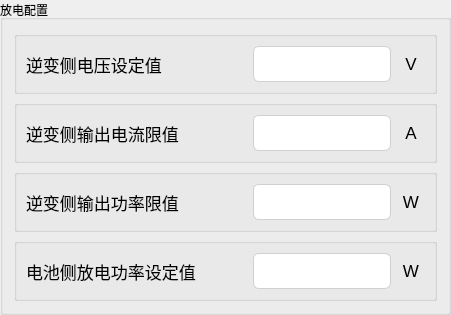
      <widget class="QGroupBox" name="groupBox_2">
       <property name="title">
        <string>放电配置</string>
       </property>
       <layout class="QVBoxLayout" name="verticalLayout_2">
        <item>
         <widget class="QGroupBox" name="groupBox_10">
          <property name="title">
           <string/>
          </property>
          <layout class="QHBoxLayout" name="horizontalLayout_18" stretch="7,5,1">
           <item>
            <widget class="QLabel" name="label_35">
             <property name="minimumSize">
              <size>
               <width>221</width>
               <height>31</height>
              </size>
             </property>
             <property name="font">
              <font>
               <pointsize>13</pointsize>
              </font>
             </property>
             <property name="text">
              <string>逆变侧电压设定值</string>
             </property>
             <property name="alignment">
              <set>Qt::AlignLeading|Qt::AlignLeft|Qt::AlignVCenter</set>
             </property>
            </widget>
           </item>
           <item>
            <widget class="MyLineEdit" name="h16642">
             <property name="minimumSize">
              <size>
               <width>0</width>
               <height>31</height>
              </size>
             </property>
             <property name="styleSheet">
              <string notr="true">QLineEdit {
    /* 苹果风格的数据展示LineEdit */
    border: 1px solid #D0D0D0;                  /* 浅灰色边框，模仿macOS的细边框 */
    border-radius: 6px;                         /* 圆角，符合macOS设计 */
    padding: 8px 12px;                         /* 内边距，提供舒适的阅读空间 */
    background-color: #FFFFFF;                 /* 白色背景 */
    color: #333333;                            /* 深灰色文字，提高可读性 */
    font-family: &quot;SF Pro Text&quot;, &quot;Helvetica Neue&quot;, &quot;Lucida Grande&quot;, sans-serif; /* macOS系统字体栈 */
    font-size: 14px;                           /* 默认字体大小 */
    selection-background-color: #007AFF;       /* 选中文本高亮色 (macOS蓝色) */
    selection-color: #FFFFFF;                  /* 选中文本颜色 (白色) */

    /* 只读状态下的特殊样式 */
    /* 注意：Qt中通常使用 setReadOnly(true) 来实现只读，但QSS可以定义其外观 */
}

/* 当LineEdit获得焦点时 (对于数据展示框，如果不需要焦点效果，可以省略或弱化) */
QLineEdit:focus {
    border: 1px solid #007AFF;                 /* 获得焦点时边框变为蓝色 */
    /* 如果作为纯展示框，也可以移除焦点边框变化 */
    /* border: 1px solid #D0D0D0; */
}

/* 禁用状态下的样式 (如果用于展示不可变数据) */
QLineEdit:disabled {
    background-color: #F5F5F7;                 /* macOS禁用元素背景色 */
    color: #A0A0A0;                            /* 禁用文字颜色 */
    border: 1px solid #E0E0E0;                 /* 禁用边框颜色 */
}</string>
             </property>
             <property name="readOnly">
              <bool>true</bool>
             </property>
            </widget>
           </item>
           <item>
            <widget class="QLabel" name="label_36">
             <property name="minimumSize">
              <size>
               <width>0</width>
               <height>31</height>
              </size>
             </property>
             <property name="font">
              <font>
               <pointsize>13</pointsize>
              </font>
             </property>
             <property name="text">
              <string>V</string>
             </property>
             <property name="alignment">
              <set>Qt::AlignCenter</set>
             </property>
            </widget>
           </item>
          </layout>
         </widget>
        </item>
        <item>
         <widget class="QGroupBox" name="groupBox_16">
          <property name="title">
           <string/>
          </property>
          <layout class="QHBoxLayout" name="horizontalLayout_25" stretch="7,5,1">
           <item>
            <widget class="QLabel" name="label_49">
             <property name="minimumSize">
              <size>
               <width>221</width>
               <height>31</height>
              </size>
             </property>
             <property name="font">
              <font>
               <pointsize>13</pointsize>
              </font>
             </property>
             <property name="text">
              <string>逆变侧输出电流限值</string>
             </property>
             <property name="alignment">
              <set>Qt::AlignLeading|Qt::AlignLeft|Qt::AlignVCenter</set>
             </property>
            </widget>
           </item>
           <item>
            <widget class="MyLineEdit" name="h16643">
             <property name="minimumSize">
              <size>
               <width>0</width>
               <height>31</height>
              </size>
             </property>
             <property name="styleSheet">
              <string notr="true">QLineEdit {
    /* 苹果风格的数据展示LineEdit */
    border: 1px solid #D0D0D0;                  /* 浅灰色边框，模仿macOS的细边框 */
    border-radius: 6px;                         /* 圆角，符合macOS设计 */
    padding: 8px 12px;                         /* 内边距，提供舒适的阅读空间 */
    background-color: #FFFFFF;                 /* 白色背景 */
    color: #333333;                            /* 深灰色文字，提高可读性 */
    font-family: &quot;SF Pro Text&quot;, &quot;Helvetica Neue&quot;, &quot;Lucida Grande&quot;, sans-serif; /* macOS系统字体栈 */
    font-size: 14px;                           /* 默认字体大小 */
    selection-background-color: #007AFF;       /* 选中文本高亮色 (macOS蓝色) */
    selection-color: #FFFFFF;                  /* 选中文本颜色 (白色) */

    /* 只读状态下的特殊样式 */
    /* 注意：Qt中通常使用 setReadOnly(true) 来实现只读，但QSS可以定义其外观 */
}

/* 当LineEdit获得焦点时 (对于数据展示框，如果不需要焦点效果，可以省略或弱化) */
QLineEdit:focus {
    border: 1px solid #007AFF;                 /* 获得焦点时边框变为蓝色 */
    /* 如果作为纯展示框，也可以移除焦点边框变化 */
    /* border: 1px solid #D0D0D0; */
}

/* 禁用状态下的样式 (如果用于展示不可变数据) */
QLineEdit:disabled {
    background-color: #F5F5F7;                 /* macOS禁用元素背景色 */
    color: #A0A0A0;                            /* 禁用文字颜色 */
    border: 1px solid #E0E0E0;                 /* 禁用边框颜色 */
}</string>
             </property>
             <property name="readOnly">
              <bool>true</bool>
             </property>
            </widget>
           </item>
           <item>
            <widget class="QLabel" name="label_50">
             <property name="minimumSize">
              <size>
               <width>0</width>
               <height>31</height>
              </size>
             </property>
             <property name="font">
              <font>
               <pointsize>13</pointsize>
              </font>
             </property>
             <property name="text">
              <string>A</string>
             </property>
             <property name="alignment">
              <set>Qt::AlignCenter</set>
             </property>
            </widget>
           </item>
          </layout>
         </widget>
        </item>
        <item>
         <widget class="QGroupBox" name="groupBox_17">
          <property name="title">
           <string/>
          </property>
          <layout class="QHBoxLayout" name="horizontalLayout_26" stretch="7,5,1">
           <item>
            <widget class="QLabel" name="label_51">
             <property name="minimumSize">
              <size>
               <width>221</width>
               <height>31</height>
              </size>
             </property>
             <property name="font">
              <font>
               <pointsize>13</pointsize>
              </font>
             </property>
             <property name="text">
              <string>逆变侧输出功率限值</string>
             </property>
             <property name="alignment">
              <set>Qt::AlignLeading|Qt::AlignLeft|Qt::AlignVCenter</set>
             </property>
            </widget>
           </item>
           <item>
            <widget class="MyLineEdit" name="h16644">
             <property name="minimumSize">
              <size>
               <width>0</width>
               <height>31</height>
              </size>
             </property>
             <property name="styleSheet">
              <string notr="true">QLineEdit {
    /* 苹果风格的数据展示LineEdit */
    border: 1px solid #D0D0D0;                  /* 浅灰色边框，模仿macOS的细边框 */
    border-radius: 6px;                         /* 圆角，符合macOS设计 */
    padding: 8px 12px;                         /* 内边距，提供舒适的阅读空间 */
    background-color: #FFFFFF;                 /* 白色背景 */
    color: #333333;                            /* 深灰色文字，提高可读性 */
    font-family: &quot;SF Pro Text&quot;, &quot;Helvetica Neue&quot;, &quot;Lucida Grande&quot;, sans-serif; /* macOS系统字体栈 */
    font-size: 14px;                           /* 默认字体大小 */
    selection-background-color: #007AFF;       /* 选中文本高亮色 (macOS蓝色) */
    selection-color: #FFFFFF;                  /* 选中文本颜色 (白色) */

    /* 只读状态下的特殊样式 */
    /* 注意：Qt中通常使用 setReadOnly(true) 来实现只读，但QSS可以定义其外观 */
}

/* 当LineEdit获得焦点时 (对于数据展示框，如果不需要焦点效果，可以省略或弱化) */
QLineEdit:focus {
    border: 1px solid #007AFF;                 /* 获得焦点时边框变为蓝色 */
    /* 如果作为纯展示框，也可以移除焦点边框变化 */
    /* border: 1px solid #D0D0D0; */
}

/* 禁用状态下的样式 (如果用于展示不可变数据) */
QLineEdit:disabled {
    background-color: #F5F5F7;                 /* macOS禁用元素背景色 */
    color: #A0A0A0;                            /* 禁用文字颜色 */
    border: 1px solid #E0E0E0;                 /* 禁用边框颜色 */
}</string>
             </property>
             <property name="readOnly">
              <bool>true</bool>
             </property>
            </widget>
           </item>
           <item>
            <widget class="QLabel" name="label_52">
             <property name="minimumSize">
              <size>
               <width>0</width>
               <height>31</height>
              </size>
             </property>
             <property name="font">
              <font>
               <pointsize>13</pointsize>
              </font>
             </property>
             <property name="text">
              <string>W</string>
             </property>
             <property name="alignment">
              <set>Qt::AlignCenter</set>
             </property>
            </widget>
           </item>
          </layout>
         </widget>
        </item>
        <item>
         <widget class="QGroupBox" name="groupBox_18">
          <property name="title">
           <string/>
          </property>
          <layout class="QHBoxLayout" name="horizontalLayout_27" stretch="7,5,1">
           <item>
            <widget class="QLabel" name="label_53">
             <property name="minimumSize">
              <size>
               <width>221</width>
               <height>31</height>
              </size>
             </property>
             <property name="font">
              <font>
               <pointsize>13</pointsize>
              </font>
             </property>
             <property name="text">
              <string>电池侧放电功率设定值</string>
             </property>
             <property name="alignment">
              <set>Qt::AlignLeading|Qt::AlignLeft|Qt::AlignVCenter</set>
             </property>
            </widget>
           </item>
           <item>
            <widget class="MyLineEdit" name="h16641">
             <property name="minimumSize">
              <size>
               <width>0</width>
               <height>31</height>
              </size>
             </property>
             <property name="styleSheet">
              <string notr="true">QLineEdit {
    /* 苹果风格的数据展示LineEdit */
    border: 1px solid #D0D0D0;                  /* 浅灰色边框，模仿macOS的细边框 */
    border-radius: 6px;                         /* 圆角，符合macOS设计 */
    padding: 8px 12px;                         /* 内边距，提供舒适的阅读空间 */
    background-color: #FFFFFF;                 /* 白色背景 */
    color: #333333;                            /* 深灰色文字，提高可读性 */
    font-family: &quot;SF Pro Text&quot;, &quot;Helvetica Neue&quot;, &quot;Lucida Grande&quot;, sans-serif; /* macOS系统字体栈 */
    font-size: 14px;                           /* 默认字体大小 */
    selection-background-color: #007AFF;       /* 选中文本高亮色 (macOS蓝色) */
    selection-color: #FFFFFF;                  /* 选中文本颜色 (白色) */

    /* 只读状态下的特殊样式 */
    /* 注意：Qt中通常使用 setReadOnly(true) 来实现只读，但QSS可以定义其外观 */
}

/* 当LineEdit获得焦点时 (对于数据展示框，如果不需要焦点效果，可以省略或弱化) */
QLineEdit:focus {
    border: 1px solid #007AFF;                 /* 获得焦点时边框变为蓝色 */
    /* 如果作为纯展示框，也可以移除焦点边框变化 */
    /* border: 1px solid #D0D0D0; */
}

/* 禁用状态下的样式 (如果用于展示不可变数据) */
QLineEdit:disabled {
    background-color: #F5F5F7;                 /* macOS禁用元素背景色 */
    color: #A0A0A0;                            /* 禁用文字颜色 */
    border: 1px solid #E0E0E0;                 /* 禁用边框颜色 */
}</string>
             </property>
             <property name="readOnly">
              <bool>true</bool>
             </property>
            </widget>
           </item>
           <item>
            <widget class="QLabel" name="label_54">
             <property name="minimumSize">
              <size>
               <width>0</width>
               <height>31</height>
              </size>
             </property>
             <property name="font">
              <font>
               <pointsize>13</pointsize>
              </font>
             </property>
             <property name="text">
              <string>W</string>
             </property>
             <property name="alignment">
              <set>Qt::AlignCenter</set>
             </property>
            </widget>
           </item>
          </layout>
         </widget>
        </item>
       </layout>
      </widget>
